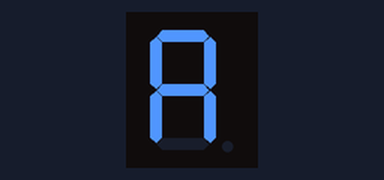
Recording of a sketch running on a simulated Arduino Uno, built with avr-gcc and run on an emulated ATmega328P. On the bench: 1-digit seven-segment display. Wiring (inferred from the names in the program): 1-digit 7-segment display, segments lit when HIGH: segments pin 4, pin 5, pin 6, pin 7, pin 8, pin 9, pin 10, pin 2. The segment pins are drawn as the display they are named for.

Above: at 0.1 s.
At 5.5 s:
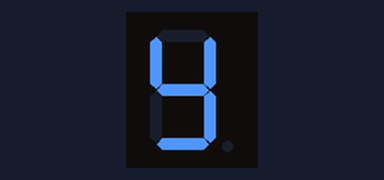
At 9.5 s:
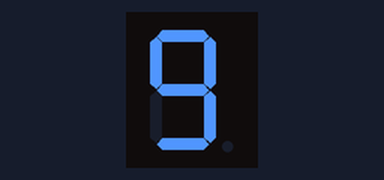
At 19.0 s:
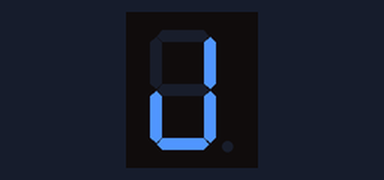
At 27.4 s:
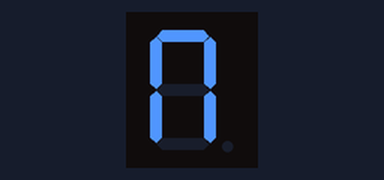
At 38.2 s:
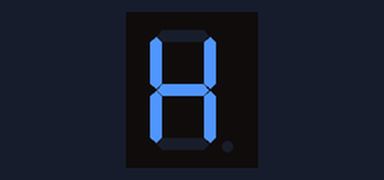

Measured:
- what the display in image 1 shows lasts 0.6 s, from 5.4 s to 6.0 s

The sketch:

7Segmen-Angka.ino
```cpp
// Pola biner (dp,g,f,e,d,c,b,a) berdasarkan Siekoo Alphabet
const byte huruf[18] = {
  B11101110, // 0 - A
  B01110110, // 1 - G
  B11101100, // 2 - U
  B01101110, // 3 - N
  B01111100, // 4 - D
  B11110110, // 5 - W
  B11111100, // 6 - I
  B01101110, // 7 - S
  B01111000, // 8 - L
  B01111110, // 9 - O
  B00000000  // 10 - Kosong (semua mati)
};

// Urutan tampilan “AGUNG DWI SUSILO”
const int urutan[] = {
  0,  // A
  1,  // G
  2,  // U
  3,  // N
  1,  // G
  10, // spasi
  4,  // D
  5,  // W
  6,  // I
  10, // spasi
  7,  // S
  2,  // U
  7,  // S
  6,  // I
  8,  // L
  9   // O
};

// Pin segmen 7-segment: dp,g,f,e,d,c,b,a
const int segmentPins[8] = {2, 10, 9, 8, 7, 6, 5, 4};

void setup() {
  for (int i = 0; i < 8; i++) {
    pinMode(segmentPins[i], OUTPUT);
  }
}

void loop() {
  for (int i = 0; i < 16; i++) { // 16 karakter termasuk spasi
    tampilKarakter(urutan[i], false);
    delay(600);

    // Kedip sekali sebelum pindah
    tampilKarakter(10, false);
    delay(200);
    tampilKarakter(urutan[i], false);
    delay(300);

    // Matikan semua segmen
    tampilKarakter(10, false);
    delay(250);
  }

  delay(3000); // jeda sebelum ulangi seluruh nama
}

void tampilKarakter(int index, bool titik) {
  for (int seg = 0; seg < 8; seg++) {
    bool nyala = bitRead(huruf[index], seg);
    if (seg == 0) nyala = titik; // segmen dp
    digitalWrite(segmentPins[seg], nyala);
  }
}
```
